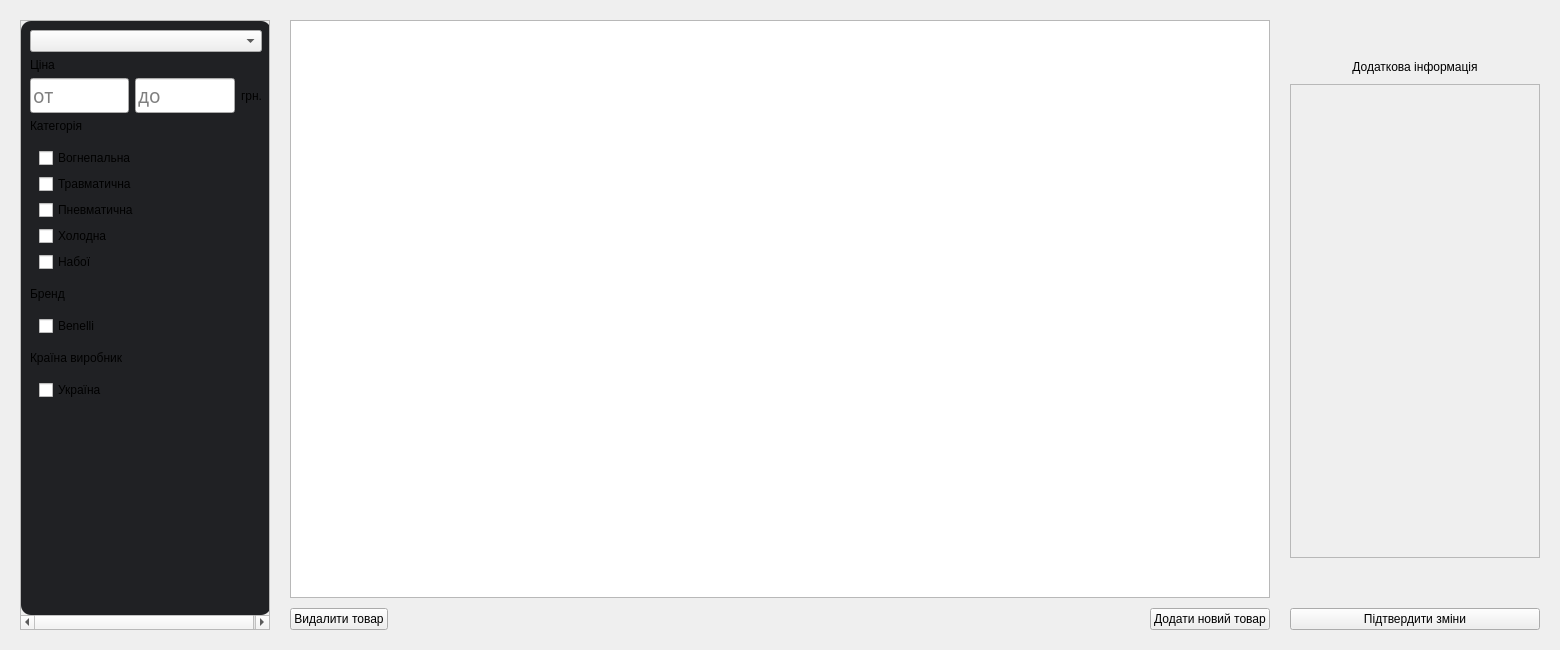
<?xml version="1.0" encoding="UTF-8"?>
<ui version="4.0">
 <class>MenuEditProduct</class>
 <widget class="QWidget" name="MenuEditProduct">
  <property name="geometry">
   <rect>
    <x>0</x>
    <y>0</y>
    <width>1560</width>
    <height>650</height>
   </rect>
  </property>
  <property name="windowTitle">
   <string>Form</string>
  </property>
  <property name="styleSheet">
   <string notr="true">QWidget#scrollAreaWidgetContents {
	border-radius: 10px;
	background-color: #202124;
}

QWidget#infoSelectProduct{
	background-color: transparent;
}


</string>
  </property>
  <layout class="QHBoxLayout" name="horizontalLayout_2">
   <property name="spacing">
    <number>20</number>
   </property>
   <property name="leftMargin">
    <number>20</number>
   </property>
   <property name="topMargin">
    <number>20</number>
   </property>
   <property name="rightMargin">
    <number>20</number>
   </property>
   <property name="bottomMargin">
    <number>20</number>
   </property>
   <item>
    <widget class="QScrollArea" name="scrollArea">
     <property name="sizePolicy">
      <sizepolicy hsizetype="Preferred" vsizetype="Preferred">
       <horstretch>0</horstretch>
       <verstretch>0</verstretch>
      </sizepolicy>
     </property>
     <property name="minimumSize">
      <size>
       <width>250</width>
       <height>0</height>
      </size>
     </property>
     <property name="maximumSize">
      <size>
       <width>250</width>
       <height>16777215</height>
      </size>
     </property>
     <property name="focusPolicy">
      <enum>Qt::NoFocus</enum>
     </property>
     <property name="contextMenuPolicy">
      <enum>Qt::NoContextMenu</enum>
     </property>
     <property name="styleSheet">
      <string notr="true"/>
     </property>
     <property name="sizeAdjustPolicy">
      <enum>QAbstractScrollArea::AdjustToContents</enum>
     </property>
     <property name="widgetResizable">
      <bool>true</bool>
     </property>
     <widget class="QWidget" name="scrollAreaWidgetContents">
      <property name="geometry">
       <rect>
        <x>0</x>
        <y>0</y>
        <width>250</width>
        <height>594</height>
       </rect>
      </property>
      <property name="sizePolicy">
       <sizepolicy hsizetype="Preferred" vsizetype="Preferred">
        <horstretch>0</horstretch>
        <verstretch>0</verstretch>
       </sizepolicy>
      </property>
      <property name="minimumSize">
       <size>
        <width>250</width>
        <height>0</height>
       </size>
      </property>
      <property name="maximumSize">
       <size>
        <width>250</width>
        <height>16777215</height>
       </size>
      </property>
      <property name="contextMenuPolicy">
       <enum>Qt::DefaultContextMenu</enum>
      </property>
      <layout class="QVBoxLayout" name="verticalLayout_10">
       <item>
        <widget class="QComboBox" name="comboBoxIsDelete"/>
       </item>
       <item>
        <layout class="QVBoxLayout" name="priceFilter">
         <item>
          <widget class="QLabel" name="label_9">
           <property name="sizePolicy">
            <sizepolicy hsizetype="Maximum" vsizetype="Fixed">
             <horstretch>0</horstretch>
             <verstretch>0</verstretch>
            </sizepolicy>
           </property>
           <property name="text">
            <string>Ціна</string>
           </property>
          </widget>
         </item>
         <item>
          <layout class="QHBoxLayout" name="horizontalLayout_4">
           <property name="sizeConstraint">
            <enum>QLayout::SetFixedSize</enum>
           </property>
           <item>
            <widget class="QLineEdit" name="inputTo">
             <property name="sizePolicy">
              <sizepolicy hsizetype="Preferred" vsizetype="Fixed">
               <horstretch>0</horstretch>
               <verstretch>0</verstretch>
              </sizepolicy>
             </property>
             <property name="minimumSize">
              <size>
               <width>0</width>
               <height>0</height>
              </size>
             </property>
             <property name="maximumSize">
              <size>
               <width>16777215</width>
               <height>16777215</height>
              </size>
             </property>
             <property name="font">
              <font>
               <family>Franklin Gothic Medium</family>
               <pointsize>14</pointsize>
               <italic>false</italic>
               <bold>false</bold>
              </font>
             </property>
             <property name="inputMask">
              <string/>
             </property>
             <property name="placeholderText">
              <string>от</string>
             </property>
            </widget>
           </item>
           <item>
            <widget class="QLineEdit" name="inputDo">
             <property name="sizePolicy">
              <sizepolicy hsizetype="Preferred" vsizetype="Fixed">
               <horstretch>0</horstretch>
               <verstretch>0</verstretch>
              </sizepolicy>
             </property>
             <property name="maximumSize">
              <size>
               <width>16777215</width>
               <height>16777215</height>
              </size>
             </property>
             <property name="font">
              <font>
               <family>Franklin Gothic Medium</family>
               <pointsize>14</pointsize>
               <italic>false</italic>
               <bold>false</bold>
              </font>
             </property>
             <property name="inputMask">
              <string/>
             </property>
             <property name="placeholderText">
              <string>до</string>
             </property>
            </widget>
           </item>
           <item>
            <widget class="QLabel" name="label_10">
             <property name="text">
              <string>грн.</string>
             </property>
            </widget>
           </item>
          </layout>
         </item>
        </layout>
       </item>
       <item>
        <layout class="QVBoxLayout" name="categoryFilter" stretch="1,1">
         <item>
          <widget class="QLabel" name="label_14">
           <property name="sizePolicy">
            <sizepolicy hsizetype="Maximum" vsizetype="Maximum">
             <horstretch>0</horstretch>
             <verstretch>0</verstretch>
            </sizepolicy>
           </property>
           <property name="text">
            <string>Категорія</string>
           </property>
          </widget>
         </item>
         <item>
          <widget class="QFrame" name="frameCategorys">
           <property name="sizePolicy">
            <sizepolicy hsizetype="Maximum" vsizetype="Fixed">
             <horstretch>0</horstretch>
             <verstretch>0</verstretch>
            </sizepolicy>
           </property>
           <layout class="QVBoxLayout" name="verticalLayout_11">
            <item>
             <widget class="QCheckBox" name="checkBox_10">
              <property name="sizePolicy">
               <sizepolicy hsizetype="Maximum" vsizetype="Fixed">
                <horstretch>0</horstretch>
                <verstretch>0</verstretch>
               </sizepolicy>
              </property>
              <property name="text">
               <string>Вогнепальна</string>
              </property>
             </widget>
            </item>
            <item>
             <widget class="QCheckBox" name="checkBox_11">
              <property name="sizePolicy">
               <sizepolicy hsizetype="Maximum" vsizetype="Fixed">
                <horstretch>0</horstretch>
                <verstretch>0</verstretch>
               </sizepolicy>
              </property>
              <property name="text">
               <string>Травматична</string>
              </property>
             </widget>
            </item>
            <item>
             <widget class="QCheckBox" name="checkBox_15">
              <property name="sizePolicy">
               <sizepolicy hsizetype="Maximum" vsizetype="Fixed">
                <horstretch>0</horstretch>
                <verstretch>0</verstretch>
               </sizepolicy>
              </property>
              <property name="text">
               <string>Пневматична</string>
              </property>
             </widget>
            </item>
            <item>
             <widget class="QCheckBox" name="checkBox_16">
              <property name="sizePolicy">
               <sizepolicy hsizetype="Maximum" vsizetype="Fixed">
                <horstretch>0</horstretch>
                <verstretch>0</verstretch>
               </sizepolicy>
              </property>
              <property name="text">
               <string>Холодна</string>
              </property>
             </widget>
            </item>
            <item>
             <widget class="QCheckBox" name="checkBox_17">
              <property name="sizePolicy">
               <sizepolicy hsizetype="Maximum" vsizetype="Fixed">
                <horstretch>0</horstretch>
                <verstretch>0</verstretch>
               </sizepolicy>
              </property>
              <property name="text">
               <string>Набої</string>
              </property>
             </widget>
            </item>
           </layout>
          </widget>
         </item>
        </layout>
       </item>
       <item>
        <layout class="QVBoxLayout" name="brendFilter">
         <item>
          <widget class="QLabel" name="label_15">
           <property name="sizePolicy">
            <sizepolicy hsizetype="Maximum" vsizetype="Preferred">
             <horstretch>0</horstretch>
             <verstretch>0</verstretch>
            </sizepolicy>
           </property>
           <property name="text">
            <string>Бренд</string>
           </property>
          </widget>
         </item>
         <item>
          <widget class="QFrame" name="frameBrands">
           <property name="sizePolicy">
            <sizepolicy hsizetype="Maximum" vsizetype="Fixed">
             <horstretch>0</horstretch>
             <verstretch>0</verstretch>
            </sizepolicy>
           </property>
           <layout class="QVBoxLayout" name="verticalLayout_12">
            <item>
             <widget class="QCheckBox" name="checkBox_18">
              <property name="sizePolicy">
               <sizepolicy hsizetype="Maximum" vsizetype="Fixed">
                <horstretch>0</horstretch>
                <verstretch>0</verstretch>
               </sizepolicy>
              </property>
              <property name="text">
               <string>Benelli</string>
              </property>
             </widget>
            </item>
           </layout>
          </widget>
         </item>
        </layout>
       </item>
       <item>
        <layout class="QVBoxLayout" name="countryFilter">
         <item>
          <widget class="QLabel" name="label_16">
           <property name="sizePolicy">
            <sizepolicy hsizetype="Maximum" vsizetype="Preferred">
             <horstretch>0</horstretch>
             <verstretch>0</verstretch>
            </sizepolicy>
           </property>
           <property name="text">
            <string>Країна виробник</string>
           </property>
          </widget>
         </item>
         <item>
          <widget class="QFrame" name="frameCountries">
           <property name="sizePolicy">
            <sizepolicy hsizetype="Maximum" vsizetype="Fixed">
             <horstretch>0</horstretch>
             <verstretch>0</verstretch>
            </sizepolicy>
           </property>
           <layout class="QVBoxLayout" name="verticalLayout_13">
            <item>
             <widget class="QCheckBox" name="checkBox_19">
              <property name="sizePolicy">
               <sizepolicy hsizetype="Maximum" vsizetype="Fixed">
                <horstretch>0</horstretch>
                <verstretch>0</verstretch>
               </sizepolicy>
              </property>
              <property name="text">
               <string>Україна</string>
              </property>
             </widget>
            </item>
           </layout>
          </widget>
         </item>
        </layout>
       </item>
       <item>
        <spacer name="verticalSpacer_11">
         <property name="orientation">
          <enum>Qt::Vertical</enum>
         </property>
         <property name="sizeType">
          <enum>QSizePolicy::Expanding</enum>
         </property>
         <property name="sizeHint" stdset="0">
          <size>
           <width>20</width>
           <height>40</height>
          </size>
         </property>
        </spacer>
       </item>
      </layout>
     </widget>
    </widget>
   </item>
   <item>
    <layout class="QVBoxLayout" name="verticalLayout">
     <property name="spacing">
      <number>10</number>
     </property>
     <item>
      <widget class="QTableView" name="tableViewProduct">
       <property name="editTriggers">
        <set>QAbstractItemView::DoubleClicked</set>
       </property>
       <property name="selectionMode">
        <enum>QAbstractItemView::SingleSelection</enum>
       </property>
       <property name="selectionBehavior">
        <enum>QAbstractItemView::SelectRows</enum>
       </property>
       <property name="sortingEnabled">
        <bool>true</bool>
       </property>
      </widget>
     </item>
     <item>
      <layout class="QHBoxLayout" name="horizontalLayout">
       <item>
        <widget class="QPushButton" name="buttonDeleteProduct">
         <property name="text">
          <string>Видалити товар</string>
         </property>
        </widget>
       </item>
       <item>
        <spacer name="horizontalSpacer_3">
         <property name="orientation">
          <enum>Qt::Horizontal</enum>
         </property>
         <property name="sizeHint" stdset="0">
          <size>
           <width>37</width>
           <height>20</height>
          </size>
         </property>
        </spacer>
       </item>
       <item>
        <widget class="QPushButton" name="buttonAddNewProduct">
         <property name="text">
          <string>Додати новий товар</string>
         </property>
        </widget>
       </item>
      </layout>
     </item>
    </layout>
   </item>
   <item>
    <layout class="QVBoxLayout" name="verticalLayout_2">
     <property name="spacing">
      <number>10</number>
     </property>
     <item>
      <widget class="QWidget" name="infoProductAndSuc" native="true">
       <property name="sizePolicy">
        <sizepolicy hsizetype="Preferred" vsizetype="Preferred">
         <horstretch>0</horstretch>
         <verstretch>0</verstretch>
        </sizepolicy>
       </property>
       <property name="minimumSize">
        <size>
         <width>250</width>
         <height>0</height>
        </size>
       </property>
       <property name="maximumSize">
        <size>
         <width>16777215</width>
         <height>16777215</height>
        </size>
       </property>
       <layout class="QVBoxLayout" name="verticalLayout_14">
        <property name="spacing">
         <number>10</number>
        </property>
        <property name="leftMargin">
         <number>0</number>
        </property>
        <property name="topMargin">
         <number>0</number>
        </property>
        <property name="rightMargin">
         <number>0</number>
        </property>
        <property name="bottomMargin">
         <number>0</number>
        </property>
        <item>
         <spacer name="verticalSpacer_5">
          <property name="orientation">
           <enum>Qt::Vertical</enum>
          </property>
          <property name="sizeType">
           <enum>QSizePolicy::Preferred</enum>
          </property>
          <property name="sizeHint" stdset="0">
           <size>
            <width>20</width>
            <height>40</height>
           </size>
          </property>
         </spacer>
        </item>
        <item>
         <layout class="QVBoxLayout" name="verticalLayout_15">
          <item>
           <layout class="QHBoxLayout" name="horizontalLayout_5">
            <item>
             <widget class="QLabel" name="label_3">
              <property name="sizePolicy">
               <sizepolicy hsizetype="Preferred" vsizetype="Preferred">
                <horstretch>0</horstretch>
                <verstretch>0</verstretch>
               </sizepolicy>
              </property>
              <property name="text">
               <string>Додаткова інформація</string>
              </property>
              <property name="alignment">
               <set>Qt::AlignCenter</set>
              </property>
             </widget>
            </item>
           </layout>
          </item>
          <item>
           <widget class="QScrollArea" name="infoSelectProductScroll">
            <property name="sizePolicy">
             <sizepolicy hsizetype="Preferred" vsizetype="Expanding">
              <horstretch>0</horstretch>
              <verstretch>0</verstretch>
             </sizepolicy>
            </property>
            <property name="styleSheet">
             <string notr="true"/>
            </property>
            <property name="horizontalScrollBarPolicy">
             <enum>Qt::ScrollBarAsNeeded</enum>
            </property>
            <property name="sizeAdjustPolicy">
             <enum>QAbstractScrollArea::AdjustIgnored</enum>
            </property>
            <property name="widgetResizable">
             <bool>true</bool>
            </property>
            <property name="alignment">
             <set>Qt::AlignLeading|Qt::AlignLeft|Qt::AlignTop</set>
            </property>
            <widget class="QWidget" name="infoSelectProduct">
             <property name="geometry">
              <rect>
               <x>0</x>
               <y>0</y>
               <width>246</width>
               <height>450</height>
              </rect>
             </property>
             <property name="sizePolicy">
              <sizepolicy hsizetype="Preferred" vsizetype="Preferred">
               <horstretch>0</horstretch>
               <verstretch>0</verstretch>
              </sizepolicy>
             </property>
             <layout class="QVBoxLayout" name="verticalLayout_16"/>
            </widget>
           </widget>
          </item>
          <item>
           <spacer name="verticalSpacer">
            <property name="orientation">
             <enum>Qt::Vertical</enum>
            </property>
            <property name="sizeType">
             <enum>QSizePolicy::Preferred</enum>
            </property>
            <property name="sizeHint" stdset="0">
             <size>
              <width>20</width>
              <height>40</height>
             </size>
            </property>
           </spacer>
          </item>
         </layout>
        </item>
       </layout>
      </widget>
     </item>
     <item>
      <widget class="QPushButton" name="buttonAccept">
       <property name="text">
        <string>Підтвердити зміни</string>
       </property>
      </widget>
     </item>
    </layout>
   </item>
  </layout>
 </widget>
 <resources/>
 <connections/>
</ui>
